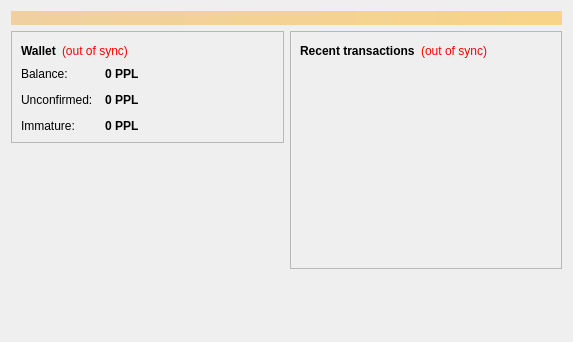
<?xml version="1.0" encoding="UTF-8"?>
<ui version="4.0">
 <class>OverviewPage</class>
 <widget class="QWidget" name="OverviewPage">
  <property name="geometry">
   <rect>
    <x>0</x>
    <y>0</y>
    <width>573</width>
    <height>342</height>
   </rect>
  </property>
  <property name="windowTitle">
   <string>Form</string>
  </property>
  <layout class="QVBoxLayout" name="topLayout">
   <item>
    <widget class="QLabel" name="labelAlerts">
     <property name="visible">
      <bool>false</bool>
     </property>
     <property name="styleSheet">
      <string notr="true">background-color: qlineargradient(x1: 0, y1: 0, x2: 1, y2: 0, stop:0 #F0D0A0, stop:1 #F8D488); color:#000000;</string>
     </property>
     <property name="wordWrap">
      <bool>true</bool>
     </property>
     <property name="margin">
      <number>3</number>
     </property>
    </widget>
   </item>
   <item>
    <layout class="QHBoxLayout" name="horizontalLayout" stretch="1,1">
     <item>
      <layout class="QVBoxLayout" name="verticalLayout_2">
       <item>
        <widget class="QFrame" name="frame">
         <property name="frameShape">
          <enum>QFrame::StyledPanel</enum>
         </property>
         <property name="frameShadow">
          <enum>QFrame::Raised</enum>
         </property>
         <layout class="QVBoxLayout" name="verticalLayout_4">
          <item>
           <layout class="QHBoxLayout" name="horizontalLayout_4">
            <item>
             <widget class="QLabel" name="label_5">
              <property name="font">
               <font>
                <weight>75</weight>
                <bold>true</bold>
               </font>
              </property>
              <property name="text">
               <string>Wallet</string>
              </property>
             </widget>
            </item>
            <item>
             <widget class="QLabel" name="labelWalletStatus">
              <property name="toolTip">
               <string>The displayed information may be out of date. Your wallet automatically synchronizes with the PeoplesCurrency network after a connection is established, but this process has not completed yet.</string>
              </property>
              <property name="styleSheet">
               <string notr="true">QLabel { color: red; }</string>
              </property>
              <property name="text">
               <string notr="true">(out of sync)</string>
              </property>
              <property name="alignment">
               <set>Qt::AlignLeading|Qt::AlignLeft|Qt::AlignVCenter</set>
              </property>
             </widget>
            </item>
            <item>
             <spacer name="horizontalSpacer_2">
              <property name="orientation">
               <enum>Qt::Horizontal</enum>
              </property>
              <property name="sizeHint" stdset="0">
               <size>
                <width>40</width>
                <height>20</height>
               </size>
              </property>
             </spacer>
            </item>
           </layout>
          </item>
          <item>
           <layout class="QFormLayout" name="formLayout_2">
            <property name="fieldGrowthPolicy">
             <enum>QFormLayout::AllNonFixedFieldsGrow</enum>
            </property>
            <property name="horizontalSpacing">
             <number>12</number>
            </property>
            <property name="verticalSpacing">
             <number>12</number>
            </property>
            <item row="0" column="0">
             <widget class="QLabel" name="label">
              <property name="text">
               <string>Balance:</string>
              </property>
             </widget>
            </item>
            <item row="0" column="1">
             <widget class="QLabel" name="labelBalance">
              <property name="font">
               <font>
                <weight>75</weight>
                <bold>true</bold>
               </font>
              </property>
              <property name="cursor">
               <cursorShape>IBeamCursor</cursorShape>
              </property>
              <property name="toolTip">
               <string>Your current balance</string>
              </property>
              <property name="text">
               <string notr="true">0 PPL</string>
              </property>
              <property name="textInteractionFlags">
               <set>Qt::LinksAccessibleByMouse|Qt::TextSelectableByKeyboard|Qt::TextSelectableByMouse</set>
              </property>
             </widget>
            </item>
            <item row="1" column="0">
             <widget class="QLabel" name="label_3">
              <property name="text">
               <string>Unconfirmed:</string>
              </property>
             </widget>
            </item>
            <item row="1" column="1">
             <widget class="QLabel" name="labelUnconfirmed">
              <property name="font">
               <font>
                <weight>75</weight>
                <bold>true</bold>
               </font>
              </property>
              <property name="cursor">
               <cursorShape>IBeamCursor</cursorShape>
              </property>
              <property name="toolTip">
               <string>Total of transactions that have yet to be confirmed, and do not yet count toward the current balance</string>
              </property>
              <property name="text">
               <string notr="true">0 PPL</string>
              </property>
              <property name="textInteractionFlags">
               <set>Qt::LinksAccessibleByMouse|Qt::TextSelectableByKeyboard|Qt::TextSelectableByMouse</set>
              </property>
             </widget>
            </item>
            <item row="2" column="0">
             <widget class="QLabel" name="labelImmatureText">
              <property name="text">
               <string>Immature:</string>
              </property>
             </widget>
            </item>
            <item row="2" column="1">
             <widget class="QLabel" name="labelImmature">
              <property name="font">
               <font>
                <weight>75</weight>
                <bold>true</bold>
               </font>
              </property>
              <property name="toolTip">
               <string>Mined balance that has not yet matured</string>
              </property>
              <property name="text">
               <string notr="true">0 PPL</string>
              </property>
              <property name="textInteractionFlags">
               <set>Qt::LinksAccessibleByMouse|Qt::TextSelectableByKeyboard|Qt::TextSelectableByMouse</set>
              </property>
             </widget>
            </item>
           </layout>
          </item>
         </layout>
        </widget>
       </item>
       <item>
        <spacer name="verticalSpacer">
         <property name="orientation">
          <enum>Qt::Vertical</enum>
         </property>
         <property name="sizeHint" stdset="0">
          <size>
           <width>20</width>
           <height>40</height>
          </size>
         </property>
        </spacer>
       </item>
      </layout>
     </item>
     <item>
      <layout class="QVBoxLayout" name="verticalLayout_3">
       <item>
        <widget class="QFrame" name="frame_2">
         <property name="frameShape">
          <enum>QFrame::StyledPanel</enum>
         </property>
         <property name="frameShadow">
          <enum>QFrame::Raised</enum>
         </property>
         <layout class="QVBoxLayout" name="verticalLayout">
          <item>
           <layout class="QHBoxLayout" name="horizontalLayout_2">
            <item>
             <widget class="QLabel" name="label_4">
              <property name="text">
               <string>&lt;b&gt;Recent transactions&lt;/b&gt;</string>
              </property>
             </widget>
            </item>
            <item>
             <widget class="QLabel" name="labelTransactionsStatus">
              <property name="toolTip">
               <string>The displayed information may be out of date. Your wallet automatically synchronizes with the PeoplesCurrency network after a connection is established, but this process has not completed yet.</string>
              </property>
              <property name="styleSheet">
               <string notr="true">QLabel { color: red; }</string>
              </property>
              <property name="text">
               <string notr="true">(out of sync)</string>
              </property>
              <property name="alignment">
               <set>Qt::AlignRight|Qt::AlignTrailing|Qt::AlignVCenter</set>
              </property>
             </widget>
            </item>
            <item>
             <spacer name="horizontalSpacer">
              <property name="orientation">
               <enum>Qt::Horizontal</enum>
              </property>
              <property name="sizeHint" stdset="0">
               <size>
                <width>40</width>
                <height>20</height>
               </size>
              </property>
             </spacer>
            </item>
           </layout>
          </item>
          <item>
           <widget class="QListView" name="listTransactions">
            <property name="styleSheet">
             <string notr="true">QListView { background: transparent; }</string>
            </property>
            <property name="frameShape">
             <enum>QFrame::NoFrame</enum>
            </property>
            <property name="verticalScrollBarPolicy">
             <enum>Qt::ScrollBarAlwaysOff</enum>
            </property>
            <property name="horizontalScrollBarPolicy">
             <enum>Qt::ScrollBarAlwaysOff</enum>
            </property>
            <property name="selectionMode">
             <enum>QAbstractItemView::NoSelection</enum>
            </property>
           </widget>
          </item>
         </layout>
        </widget>
       </item>
       <item>
        <spacer name="verticalSpacer_2">
         <property name="orientation">
          <enum>Qt::Vertical</enum>
         </property>
         <property name="sizeHint" stdset="0">
          <size>
           <width>20</width>
           <height>40</height>
          </size>
         </property>
        </spacer>
       </item>
      </layout>
     </item>
    </layout>
   </item>
  </layout>
 </widget>
 <resources/>
 <connections/>
</ui>
